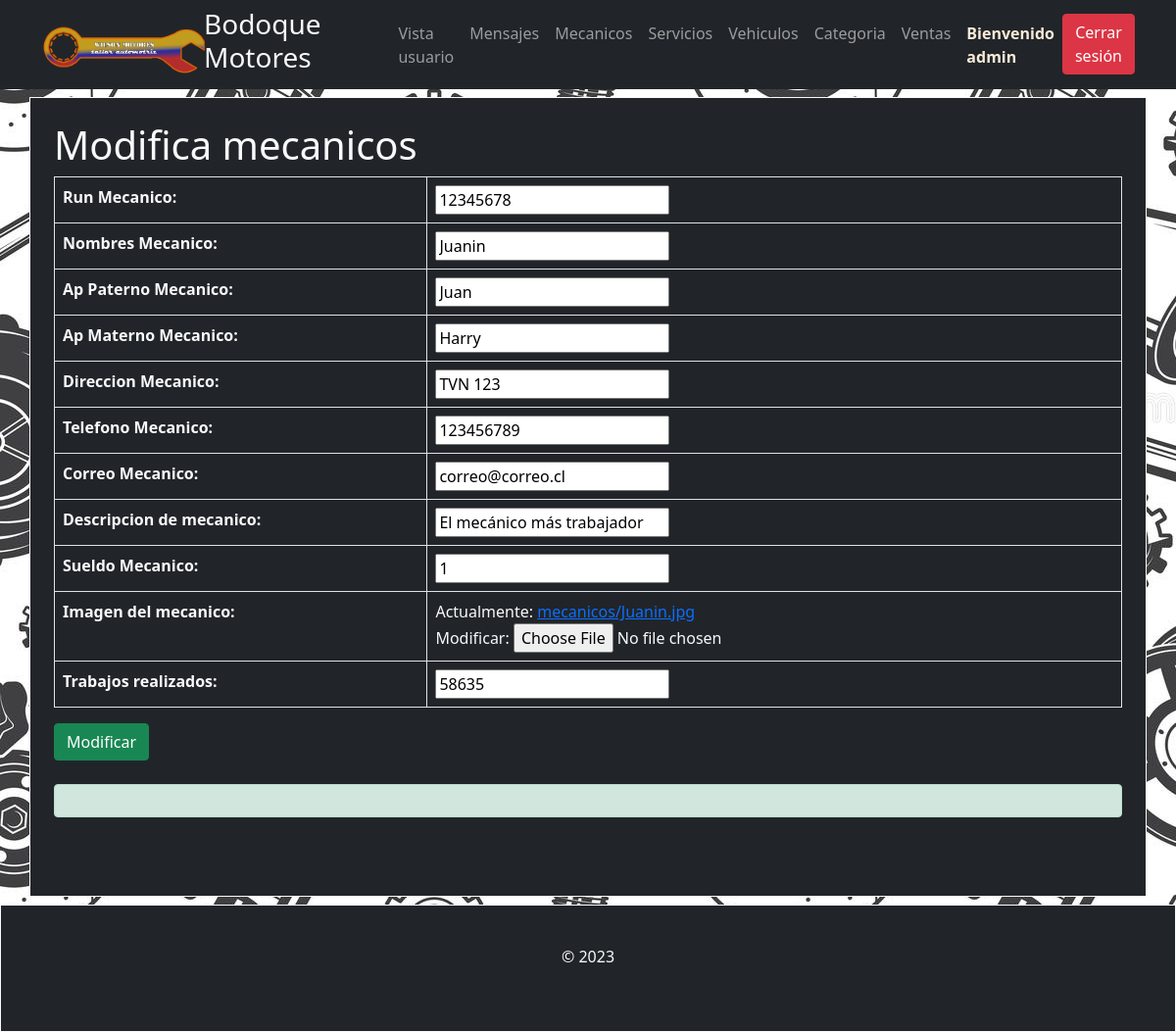
Page /form_mod_mecanico/8 (signed in) on the committed database.
### core/models.py (models this page shows, shortened)
class Mecanico(models.Model):
    idMecanico = models.AutoField(primary_key=True, verbose_name="Id Mecanico")
    runMecanico = models.CharField(unique=True, max_length=12, verbose_name="Run Mecanico")
    nombresMecanico = models.CharField(max_length=100, verbose_name="Nombres Mecanico")
    apPaternoMecanico = models.CharField(max_length=50, verbose_name="Ap Paterno Mecanico")
    apMaternoMecanico = models.CharField(max_length=50, verbose_name="Ap Materno Mecanico")
    direccionMecanico = models.CharField(max_length=100, verbose_name="Direccion Mecanico")
    telefonoMecanico = models.IntegerField(verbose_name="Telefono Mecanico")
    correoMecanico = models.CharField(max_length=50, verbose_name="Correo Mecanico")
    descripcionMecanico = models.CharField(max_length=500, verbose_name="Descripcion de mecanico")
    sueldoMecanico = models.IntegerField(verbose_name="Sueldo Mecanico")
    imagenMecanico = models.ImageField(upload_to='mecanicos', verbose_name="Imagen del mecanico",default='core/img/logobueno.png')
    trabajosRealizados = models.IntegerField(verbose_name="Trabajos realizados",)

### core/views.py (the view)
# urls.py: path('form_mod_mecanico/<id>',form_mod_mecanico,name="form_mod_mecanico"),
@login_required
@permission_required('auth.view_user')
def form_mod_mecanico(request,id):
    mecanicos = get_object_or_404(Mecanico, idMecanico=id)
    if request.method == 'POST':
        form = MecanicoForm(request.POST, request.FILES, instance=mecanicos)
        if form.is_valid():
            form.save()
            return redirect('lista_mecanicos')
    else:
        form = MecanicoForm(instance=mecanicos)
    return render(request, 'core/form_mod_mecanicos.html', {'form': form, 'servicio': mecanicos})

### core/forms.py
class MecanicoForm(ModelForm):
    class Meta:
        model = Mecanico
        fields = ['runMecanico',
                  'nombresMecanico',
                  'apPaternoMecanico',
                  'apMaternoMecanico',
                  'direccionMecanico',
                  'telefonoMecanico',
                  'correoMecanico',
                  'descripcionMecanico',
                  'sueldoMecanico',
                  'imagenMecanico',
                  'trabajosRealizados']

### core/context_processor.py (called while the page is built)
def total_carrito(request):
    total = 0
    if request.user.is_authenticated:
        if "carrito" in request.session.keys():
            for key, value in request.session["carrito"].items():
                total += int(value["acumulado"])
    return {"total_carrito": total}

### core/templates/core/form_mod_mecanicos.html (shortened to what this page needs)
{% load static %}
<!DOCTYPE html>
<html>
<head>
    <link href="https://cdn.jsdelivr.net/npm/bootstrap@5.0.2/dist/css/bootstrap.min.css" rel="stylesheet"
>
    <link rel="stylesheet" href="../../static/core/css/style.css">
</head>
<body>
<section>
    <nav class="navbar navbar-expand-lg navbar-dark bg-dark sticky-top">
      <div class="container">
        <a class="navbar-brand" href="{% url 'vista_admin' %}">
          <img src="{% static 'core/img/logo.png'%}" alt="logo_wilson" height="50">
        </a>
        <a class="h3 text-light" href="{% url 'vista_admin' %}" id="titulo-seccion">Bodoque Motores</a>
        <div class="collapse navbar-collapse" id="navbarSupportedContent">
                <ul class="navbar-nav ms-auto">
                        <li class="nav-item">
                            {% if user.username == 'admin' %}
                                <a class="nav-link" href="{% url 'home' %}">Vista usuario</a>
                            {% else %}
                                </li>
                            {% endif %}
                            </li>
                    <li class="nav-item">
                        <a class="nav-link" href="{% url 'lista_mensajes' %}">Mensajes</a>
                    </li>
                    <li class="nav-item">
                        <a class="nav-link" href="{% url 'lista_mecanicos' %}">Mecanicos</a>
                    </li>
                    <li class="nav-item">
                        <a class="nav-link" href="{% url 'lista_servicios' %}">Servicios</a>
                    </li>
                    <li class="nav-item">
                        <a class="nav-link" href="{% url 'lista_vehiculo' %}">Vehiculos</a>
                    </li>
                    <li class="nav-item">
                        <a class="nav-link" href="{% url 'lista_categoria' %}">Categoria</a>
                    </li>
                    <li class="nav-item">
                        <a class="nav-link" href="{% url 'lista_ventas_admin' %}">Ventas</a>
                    </li>
                    <li class="nav-item">
                        {% if user.username == '' %}
                            <a href="{% url 'login'%}"><button type="button" class="btn btn-success" style="justify-self: unset;" >Iniciar sesión</button></a>
                        {% else %}
                            <a class="nav-link" style="color: antiquewhite; font-weight: bold;">Bienvenido {{user.username }}</a>
                        </li>
                            <a href="{% url 'logout' %}"><button type="button" class="btn btn-danger" style="justify-self: unset;">Cerrar sesión</button></a>
                        {% endif %}
                </ul>
            </div>
      </div>
    </nav>
</section>
<section>
    <div class="container bg-dark text-light mt-2 mb-2  border border-light" style="padding: 2%;">
        <h1>Modifica mecanicos</h1>
            <form method="POST" action="" autocomplete="off">
                <table class="table table-bordered text-light">
                    {{ form.as_table }}
                </table>
                <button type="submit" class="btn btn-success">Modificar</button>
          </form>
          <br>
          <div class="alert alert-success" role="alert">
          </div>
          <p>&nbsp;</p>
    </div>
</section>
    <footer class="page-footer font-small bg-dark text-light border border-light teal pt-4">
        <div class="footer-copyright text-center py-3">© 2023</div>
        <p id="temp" class="footer-copyright text-center py-3"></p>
    </footer>
</body>
</html>

### core/static/core/css/style.css (style rules this page uses)
body { background-image: url('../img/fondo.jpg'); display: grid; height: 100vh; width: 1fr; }
.navbar { background-color: black; border-color: lightgray; border-width: 1px; }
.navbar-brand { height: 50px; width: 150px; }
.h3 { color: white; text-decoration: none; }
.navbar-nav { margin-left: 150px; }

### rows in the picture
Mecanico: runMecanico "12345678", nombresMecanico "Juanin", apPaternoMecanico "Juan", apMaternoMecanico "Harry", direccionMecanico "TVN 123", telefonoMecanico "123456789", correoMecanico "correo@correo.cl", descripcionMecanico "El mecánico más trabajador", sueldoMecanico "1", trabajosRealizados "58635"

### other values in the picture
{{ user.username }} "admin"
